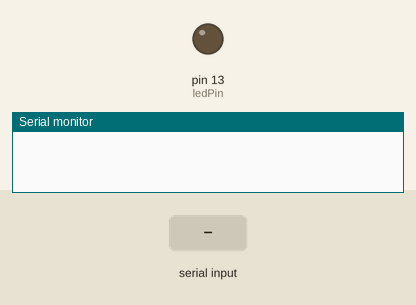
Bench run of a sketch on a simulated Arduino Uno, built with avr-gcc and run on an emulated ATmega328P. On the bench: output pins drawn as LEDs (lit = HIGH), the last lines printed to the serial monitor. Inputs (shaded band) come from the test bench.

Above: at 1.2 s.
1.3 s: "1" received over Serial
At 1.9 s:
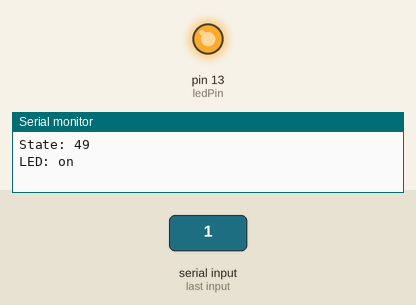
2.8 s: "0" received over Serial
At 4.2 s:
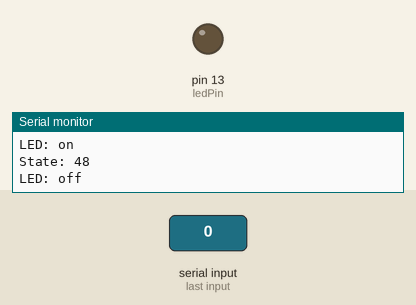
Timing chart, 0 to 5.8 s (numbered marks = the images above; inputs shaded):
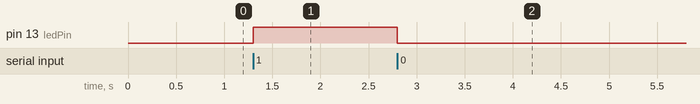

The sketch:

sketch_apr25a.ino
```cpp
int ledPin = 13;
int state = 0;
int flag = 0;

void setup() {
  pinMode(ledPin, OUTPUT);
  digitalWrite(ledPin, LOW);
  Serial.begin(9600);
}

void loop() {
  if (Serial.available() > 0)
  {
    state = Serial.read();
    Serial.print("State: ");
    Serial.println(state);
    flag = 0;
  }

  if (state == '0')
  {
    digitalWrite(ledPin, LOW);
    if (flag == 0)
    {
      Serial.println("LED: off");
      flag = 1;
    }
  }

  if (state == '1')
  {
    digitalWrite(ledPin, HIGH);
    if (flag == 0)
    {
      Serial.println("LED: on");
      flag = 1;
    }
  }
}
```

Measured:
- after the input at 1.3 s, pin 13 (ledPin): LOW → HIGH at once
- after the input at 2.8 s, pin 13 (ledPin): HIGH → LOW at once
